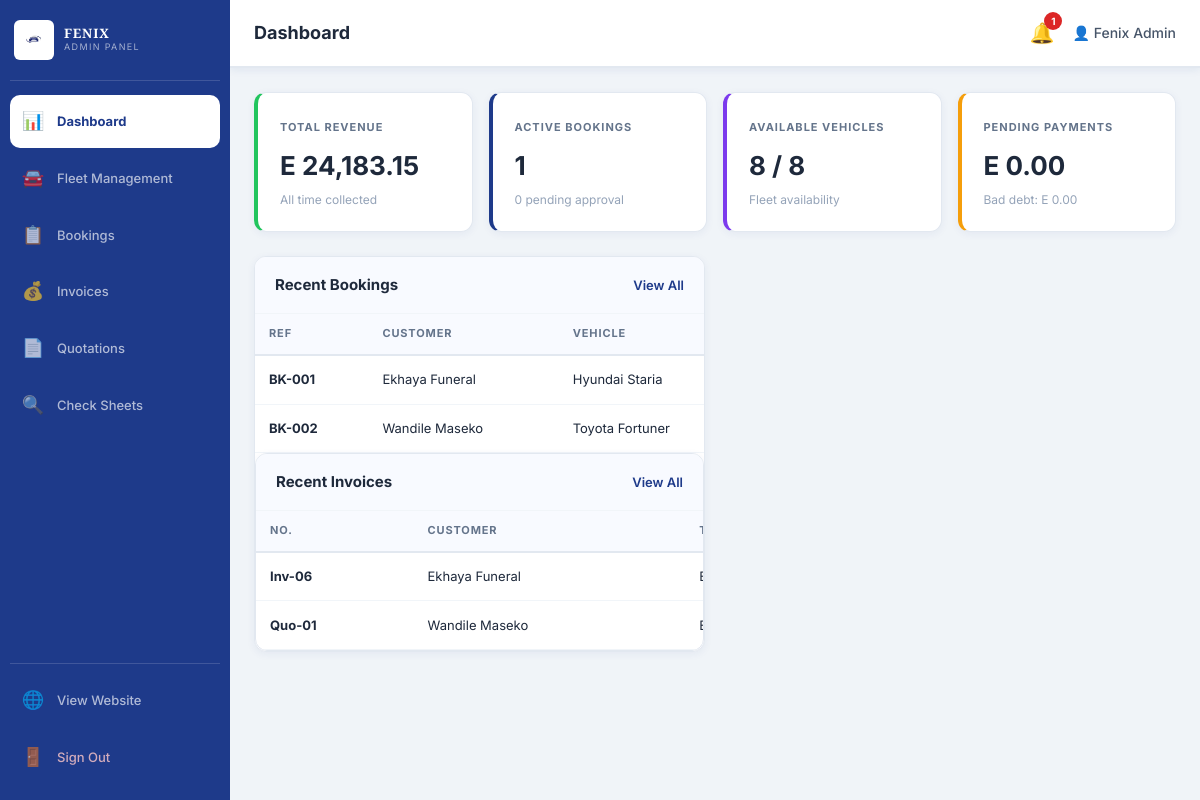
/dashboard.php (signed in), run on the app's committed database.
### tables this page shows
CREATE TABLE IF NOT EXISTS bookings (
    id INT AUTO_INCREMENT PRIMARY KEY,
    booking_ref VARCHAR(20) UNIQUE,
    customer_name VARCHAR(100) NOT NULL,
    customer_email VARCHAR(100),
    customer_phone VARCHAR(30) NOT NULL,
    vehicle_id INT,
    pickup_date DATE NOT NULL,
    return_date DATE,
    mileage_out INT,
    mileage_in INT,
    excess_kms INT DEFAULT 0,
    amount_paid DECIMAL(10,2) DEFAULT 0,
    amount_pending DECIMAL(10,2) DEFAULT 0,
    bad_debt DECIMAL(10,2) DEFAULT 0,
    status ENUM('pending','confirmed','active','completed','cancelled') DEFAULT 'pending',
    notes TEXT,
    created_at TIMESTAMP DEFAULT CURRENT_TIMESTAMP,
    FOREIGN KEY (vehicle_id) REFERENCES vehicles(id) ON DELETE SET NULL,
    KEY idx_status (status),
    KEY idx_vehicle_id (vehicle_id),
    KEY idx_created_at (created_at),
    KEY idx_booking_ref (booking_ref)
);

CREATE TABLE IF NOT EXISTS vehicles (
    id INT AUTO_INCREMENT PRIMARY KEY,
    name VARCHAR(100) NOT NULL,
    category ENUM('SUV','Sedan','Double Cab','Single Cab','Van') NOT NULL,
    plate VARCHAR(20) NOT NULL UNIQUE,
    seats INT DEFAULT 5,
    transmission ENUM('Automatic','Manual') DEFAULT 'Automatic',
    fuel ENUM('Petrol','Diesel') DEFAULT 'Petrol',
    mileage INT DEFAULT 0,
    status ENUM('available','rented','maintenance','retired') DEFAULT 'available',
    image VARCHAR(255) DEFAULT 'default.jpg',
    notes TEXT,
    date_added TIMESTAMP DEFAULT CURRENT_TIMESTAMP,
    KEY idx_status (status),
    KEY idx_plate (plate)
);

CREATE TABLE IF NOT EXISTS invoices (
    id INT AUTO_INCREMENT PRIMARY KEY,
    invoice_no VARCHAR(20) UNIQUE,
    type ENUM('invoice','quotation') DEFAULT 'invoice',
    booking_id INT,
    customer_name VARCHAR(100) NOT NULL,
    customer_phone VARCHAR(30),
    vehicle_name VARCHAR(100),
    rate_per_day DECIMAL(10,2) DEFAULT 0,
    quantity INT DEFAULT 1,
    days INT DEFAULT 1,
    kms_free_per_day INT DEFAULT 200,
    contract_fee DECIMAL(10,2) DEFAULT 200.00,
    excess_kms INT DEFAULT 0,
    excess_rate DECIMAL(10,2) DEFAULT 11.00,
    excess_total DECIMAL(10,2) DEFAULT 0,
    deposit DECIMAL(10,2) DEFAULT 0,
    subtotal DECIMAL(10,2) DEFAULT 0,
    vat DECIMAL(10,2) DEFAULT 0,
    total DECIMAL(10,2) DEFAULT 0,
    status ENUM('pending','paid','cancelled') DEFAULT 'pending',
    invoice_date DATE,
    created_at TIMESTAMP DEFAULT CURRENT_TIMESTAMP,
    FOREIGN KEY (booking_id) REFERENCES bookings(id) ON DELETE SET NULL,
    KEY idx_status (status),
    KEY idx_booking_id (booking_id),
    KEY idx_invoice_no (invoice_no)
);

### db.php (called while the page is built, shortened)
<?php
function formatMoney($amount) {
    return 'E ' . number_format((float)$amount, 2);
}
?>

### dashboard.php (the view, shortened to what this page needs)
<?php
require_once 'db.php';
require_once 'auth.php';
$totalRevenueRes = mysqli_query($conn, "SELECT SUM(amount_paid) as t FROM bookings");
$totalRevenueRow = mysqli_fetch_assoc($totalRevenueRes);
$totalRevenue    = $totalRevenueRow['t'] ? $totalRevenueRow['t'] : 0;
$activeRow       = mysqli_fetch_assoc(mysqli_query($conn, "SELECT COUNT(*) as c FROM bookings WHERE status='active'"));
$activeBookings  = $activeRow['c'];
$pendingRow      = mysqli_fetch_assoc(mysqli_query($conn, "SELECT COUNT(*) as c FROM bookings WHERE status='pending'"));
$pendingBookings = $pendingRow['c'];
$availRow        = mysqli_fetch_assoc(mysqli_query($conn, "SELECT COUNT(*) as c FROM vehicles WHERE status='available'"));
$availableCars   = $availRow['c'];
$totalCarsRow    = mysqli_fetch_assoc(mysqli_query($conn, "SELECT COUNT(*) as c FROM vehicles"));
$totalCars       = $totalCarsRow['c'];
$badDebtRow      = mysqli_fetch_assoc(mysqli_query($conn, "SELECT SUM(bad_debt) as t FROM bookings"));
$totalBadDebt    = $badDebtRow['t'] ? $badDebtRow['t'] : 0;
$pendingPayRow   = mysqli_fetch_assoc(mysqli_query($conn, "SELECT SUM(amount_pending) as t FROM bookings"));
$totalPending    = $pendingPayRow['t'] ? $pendingPayRow['t'] : 0;
$recentBookings  = mysqli_query($conn, "SELECT b.*,v.name as vname FROM bookings b LEFT JOIN vehicles v ON b.vehicle_id=v.id ORDER BY b.created_at DESC LIMIT 5");
$recentInvoices  = mysqli_query($conn, "SELECT * FROM invoices ORDER BY created_at DESC LIMIT 5");
?>
<?php include 'admin_header.php'; ?>
<div class="stats-grid">
    <div class="stat-card green">
        <div class="stat-label">Total Revenue</div>
        <div class="stat-value"><?php echo formatMoney($totalRevenue); ?></div>
        <div class="stat-sub">All time collected</div>
    </div>
    <div class="stat-card blue">
        <div class="stat-label">Active Bookings</div>
        <div class="stat-value"><?php echo $activeBookings; ?></div>
        <div class="stat-sub"><?php echo $pendingBookings; ?> pending approval</div>
    </div>
    <div class="stat-card purple">
        <div class="stat-label">Available Vehicles</div>
        <div class="stat-value"><?php echo $availableCars; ?> / <?php echo $totalCars; ?></div>
        <div class="stat-sub">Fleet availability</div>
    </div>
    <div class="stat-card orange">
        <div class="stat-label">Pending Payments</div>
        <div class="stat-value"><?php echo formatMoney($totalPending); ?></div>
        <div class="stat-sub">Bad debt: <?php echo formatMoney($totalBadDebt); ?></div>
    </div>
</div>
<div class="dash-grid">
    <div class="admin-card">
        <div class="card-header">
            <h3>Recent Bookings</h3>
            <a href="bookings.php" class="card-link">View All</a>
        </div>
        <div class="table-wrap"><table class="admin-table">
            <thead><tr><th>Ref</th><th>Customer</th><th>Vehicle</th><th>Pickup</th><th>Status</th></tr></thead>
            <tbody>
            <?php while ($b = mysqli_fetch_assoc($recentBookings)): ?>
            <tr>
                <td><strong><?php echo htmlspecialchars($b['booking_ref']); ?></strong></td>
                <td><?php echo htmlspecialchars($b['customer_name']); ?></td>
                <td><?php echo htmlspecialchars(isset($b['vname']) ? $b['vname'] : '—'); ?></td>
            </tr>
            <?php endwhile; ?>
            </tbody>
        </table>
    </div>
    <div class="admin-card">
        <div class="card-header">
            <h3>Recent Invoices</h3>
            <a href="invoices.php" class="card-link">View All</a>
        </div>
        <div class="table-wrap"><table class="admin-table">
            <thead><tr><th>No.</th><th>Customer</th><th>Total</th><th>Status</th></tr></thead>
            <tbody>
            <?php while ($inv = mysqli_fetch_assoc($recentInvoices)): ?>
            <tr>
                <td><strong><?php echo htmlspecialchars($inv['invoice_no']); ?></strong></td>
                <td><?php echo htmlspecialchars($inv['customer_name']); ?></td>
                <td><?php echo formatMoney($inv['total']); ?></td>
            </tr>
            <?php endwhile; ?>
            </tbody>
        </table>
    </div>
</div>
<?php include 'admin_footer.php'; ?>

### style.css (style rules this page uses)
*, *::before, *::after { box-sizing: border-box; margin: 0; padding: 0; }
html { scroll-behavior: smooth; }
body { font-family: 'Inter', 'Segoe UI', sans-serif; background: #f0f4f8; color: #1e293b; line-height: 1.6; -webkit-font-smoothing: antialiased; }
a { color: inherit; text-decoration: none; }
.stat-label { display: block; font-size: 11px; color: rgba(255,255,255,0.6); letter-spacing: 0.12em; text-transform: uppercase; margin-top: 4px; }

### admin.css (style rules this page uses)
.admin-body { background: #f0f4f8; min-height: 100vh; color: #1e293b; font-family: 'Inter','Segoe UI',sans-serif; }
.stats-grid { display: grid; grid-template-columns: repeat(auto-fill, minmax(200px,1fr)); gap: 16px; margin-bottom: 24px; }
.stat-card { background: white; border: 1px solid #e2e8f0; border-radius: 12px; padding: 22px; box-shadow: 0 2px 8px rgba(30,58,138,0.06); }
.stat-card.green { border-left: 4px solid #22c55e; }
.stat-card.blue { border-left: 4px solid #1e3a8a; }
.stat-card.purple { border-left: 4px solid #7c3aed; }
.stat-card.orange { border-left: 4px solid #f59e0b; }
.stat-label { font-size: 11px; color: #64748b; text-transform: uppercase; letter-spacing: 0.09em; font-weight: 700; margin-bottom: 8px; }
.stat-value { font-size: 26px; font-weight: 700; color: #1e293b; margin-bottom: 4px; }
.stat-sub { font-size: 12px; color: #94a3b8; }
.dash-grid { display: grid; grid-template-columns: 1fr 1fr; gap: 20px; }
.admin-card { background: white; border: 1px solid #e2e8f0; border-radius: 12px; overflow: hidden; box-shadow: 0 2px 8px rgba(30,58,138,0.06); }
.card-header { display: flex; justify-content: space-between; align-items: center; padding: 16px 20px; border-bottom: 1px solid #f1f5f9; background: #f8faff; }
.card-header h3 { font-size: 15px; font-weight: 700; color: #1e293b; }
.card-link { font-size: 13px; color: #1e3a8a; font-weight: 600; text-decoration: none; }
.table-wrap { width: 100%; overflow-x: auto; -webkit-overflow-scrolling: touch; }
.admin-table { width: 100%; border-collapse: collapse; font-size: 13px; min-width: 800px; }
.admin-table th { padding: 11px 14px; text-align: left; font-size: 11px; font-weight: 700; text-transform: uppercase; letter-spacing: 0.08em; color: #64748b; border-bottom: 2px solid #e2e8f0; background: #f8faff; white-space: nowrap; }
.admin-table td { padding: 12px 14px; border-bottom: 1px solid #f1f5f9; color: #1e293b; vertical-align: middle; white-space: nowrap; }

### data on the page
bookings: booking_ref "BK-001", customer_name "Ekhaya Funeral", vehicle.name "Hyundai Staria"
bookings: booking_ref "BK-002", customer_name "Wandile Maseko", vehicle.name "Toyota Fortuner"
invoices: invoice_no "Inv-06", customer_name "Ekhaya Funeral"
invoices: invoice_no "Quo-01", customer_name "Wandile Maseko"

### other printed values
$icon "📊"
$label "Dashboard"
$icon "🚘"
$label "Fleet Management"
$icon "📋"
$label "Bookings"
$icon "💰"
$label "Invoices"
$icon "📄"
$label "Quotations"
$icon "🔍"
$label "Check Sheets"
$pageTitle "Dashboard"
$unread "1"
$adminName "Fenix Admin"
